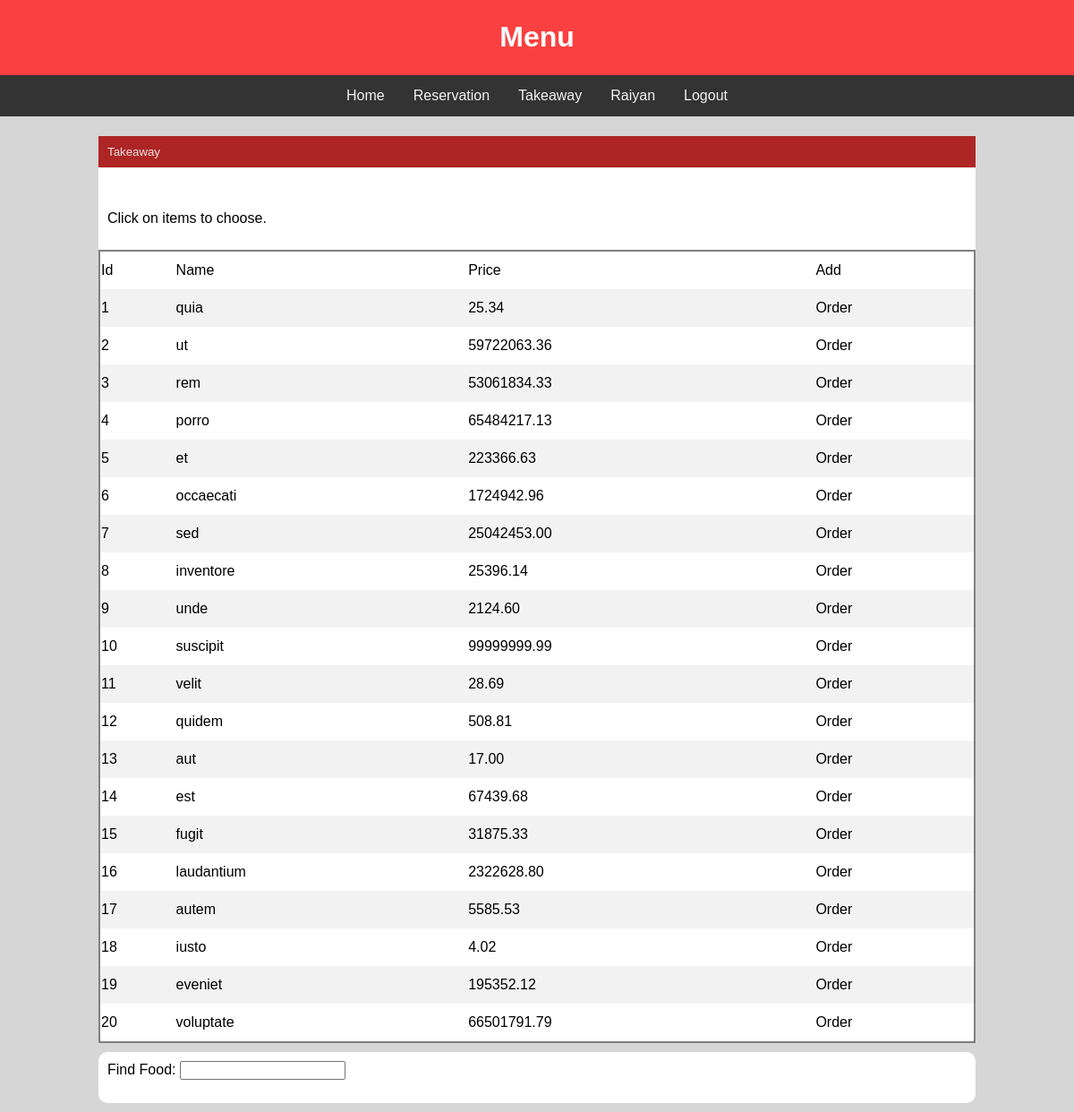
Page /view/takeawaypagethree.php (signed in) on the committed database.
### tables this page shows
CREATE TABLE `menu` (
  `id` int(10) UNSIGNED NOT NULL,
  `Name` varchar(100) NOT NULL,
  `Price` decimal(10,2) NOT NULL
);

### view/takeawaypagethree.php (the view, shortened to what this page needs)
<!DOCTYPE html>
<html>
<head>
  <link rel="stylesheet" type="text/css" href="../css/takeaway.css">
  <link rel="stylesheet" type="text/css" href="../css/main.css">
</head>
<body>
  <div class="header">
    <h1>Menu</h1>
  </div>
  <?php include("navbar.php"); ?>
  <div class="container">
   <div class="card">
   <h5 class="card-header">Takeaway</h5>
   <div class="card-body">
   <p>Click on items to choose.</p>
    </div>
  <table width="100%" id="takeout">
          <tr>
          <td>Id</td>
          <td>Name</td>
          <td>Price</td>
          <td>Add</td>
        </tr>
   <?php
    $db = new db();
      $conn = $db->OpenCon();
  $res = $conn->query("SELECT * FROM menu")->fetch_all();
  foreach ($res as $key => $value):
   $id = $value[0];
     $name = $value[1];
   $price = $value[2];
  ?>
     <tr onclick="add('<?php echo $name ?>', <?php echo $price ?>)">
         <td>
       <?php echo $id; ?>
        </td>
         <td>
       <?php echo $name; ?>
       </td>
         <td>
      <?php echo $price; ?>
        </td>
         <td>
          Order
            </td>
          </tr>
        <?php endforeach; ?>
      </table>
    </div>
    <div class="card">
    <div class="card-body">
     Find Food: <input type="text" id="uname" onkeyup="showmyuser()">
   </div>
 </div>
  </div>
</body>
</html>

### view/navbar.php (shortened to what this page needs)
<div class="topnav">
    <div class="container" style="display:flex; justify-content:center;">
     <?php
  if (isset($_SESSION['username'])) :
 ?>
    <a href="homepageone.php">Home</a>
    <a href="reservationpagetwo.php">Reservation</a>
    <a href="takeawaypagethree.php">Takeaway</a>
     <a href="myprofile.php"><?php echo $_SESSION['username'] ?></a>
    <a href="../control/logout.php">Logout</a>
    <?php else : ?>
   <a href="login.php">Login</a>
   <a href="reg2.php">Register</a>
  <?php endif; ?>
    </div>
</div>

### css/takeaway.css (style rules this page uses)
.header { background-color: #fa4040; text-align: center; padding: 2px; }
.topnav { overflow: hidden; background-color: #333; }
.topnav a { float: left; display: block; color: #f2f2f2; text-align: center; padding: 14px 16px; text-decoration: none; }

### css/main.css (style rules this page uses)
body { font-family: 'Noto Sans JP', sans-serif; margin: 0px; background: rgb(214, 214, 214); }
.container { max-width: 1000px; margin: auto; }
.card { margin: 10px; border-radius: 10px; background-color: white; box-shadow: 0px 0px 5px -8px; }
.card .card-header { padding: 10px; font-weight: 500; background-color: rgb(173, 37, 37); color: rgb(236, 227, 227); }
.card .card-body { padding: 10px; }
.header { background-color: #fa4040; text-align: center; padding: 2px; color: white; }
#takeout, #chose-table { font-family: Arial, Helvetica, sans-serif; border-collapse: collapse; width: 100%; border: 2px solid gray; padding: 10px; }
#takeout tr:nth-child(even) { background-color: #f2f2f2; }
#takeout td { padding-top: 12px; padding-bottom: 12px; text-align: left; }
a { text-decoration: none; }

### rows in the picture
menu: id "1", Name "quia", Price "25.34"
menu: id "2", Name "ut", Price "59722063.36"
menu: id "3", Name "rem", Price "53061834.33"
menu: id "4", Name "porro", Price "65484217.13"
menu: id "5", Name "et", Price "223366.63"
menu: id "6", Name "occaecati", Price "1724942.96"
menu: id "7", Name "sed", Price "25042453.00"
menu: id "8", Name "inventore", Price "25396.14"
menu: id "9", Name "unde", Price "2124.60"
menu: id "10", Name "suscipit", Price "99999999.99"
menu: id "11", Name "velit", Price "28.69"
menu: id "12", Name "quidem", Price "508.81"
menu: id "13", Name "aut", Price "17.00"
menu: id "14", Name "est", Price "67439.68"
menu: id "15", Name "fugit", Price "31875.33"
menu: id "16", Name "laudantium", Price "2322628.80"
menu: id "17", Name "autem", Price "5585.53"
menu: id "18", Name "iusto", Price "4.02"
menu: id "19", Name "eveniet", Price "195352.12"
menu: id "20", Name "voluptate", Price "66501791.79"

### other values in the picture
$_SESSION['username'] "Raiyan"
